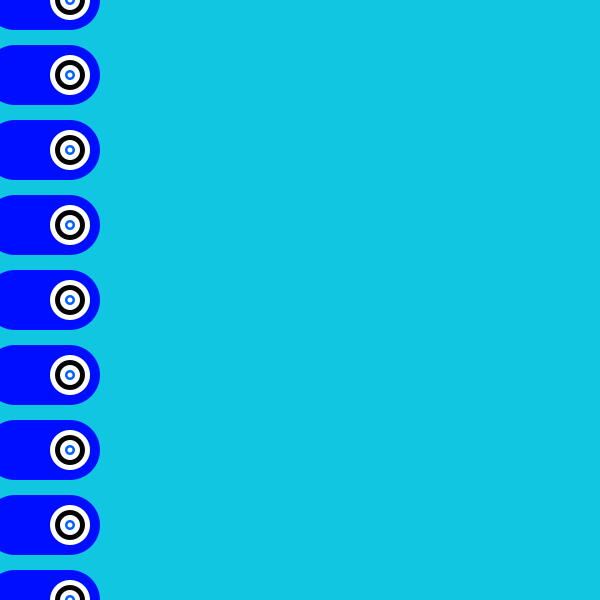
Frame 1 (no input)
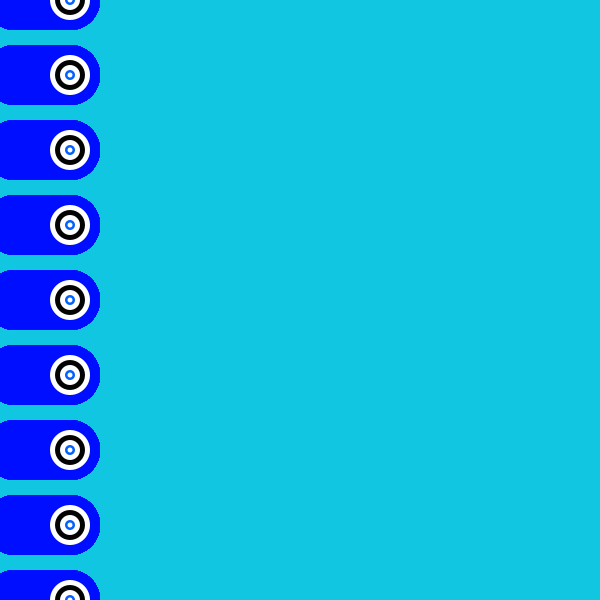
Frame 60 (the mouse pressed at the canvas centre just before this capture)
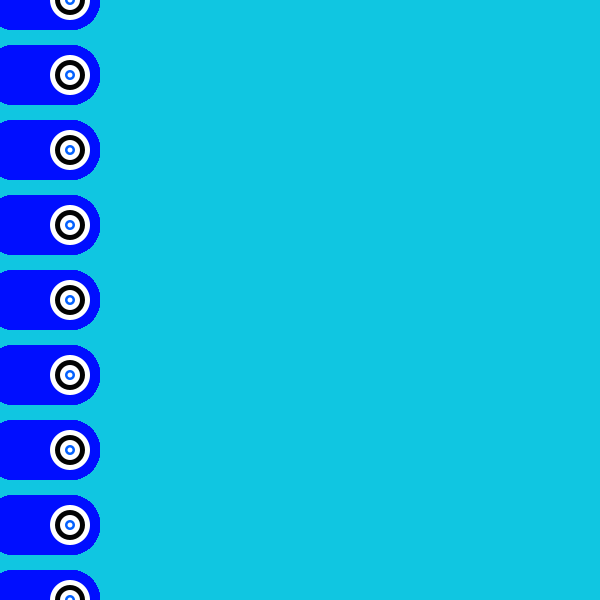
Frame 120 (the mouse held since frame 60 and released just before this capture)

The Processing sketch that drew these frames (run headless with seeded random() and noise(); from frame 60 on, the mouse is pressed at the canvas centre):

// Processing sketch: processing_72406
// ── processing_72406.pde

void setup(){
  size(600,600);
    background(16,198,225);

     
  
}
void draw(){
  
  
  
 
  
  for (int j = 0;j<60;j=j+5){
    for(int i =0;i<14; i=i+1){
  
      
     
  smooth();
  noStroke();
 
 
 
 
fill(0,14,255);
ellipse(j+15,i*75,60,60);
fill(255,255,255);
ellipse(j+15,i*75,40,40);
fill(3,3,3);
ellipse(j+15,i*75,30,30);

fill(255,255,255);
ellipse(j+15,i*75,20,20);
fill(3,97,255);
ellipse(j+15,i*75,10,10);
fill(255,255,255);
ellipse(j+15,i*75,5,5);

    }
  }
}
